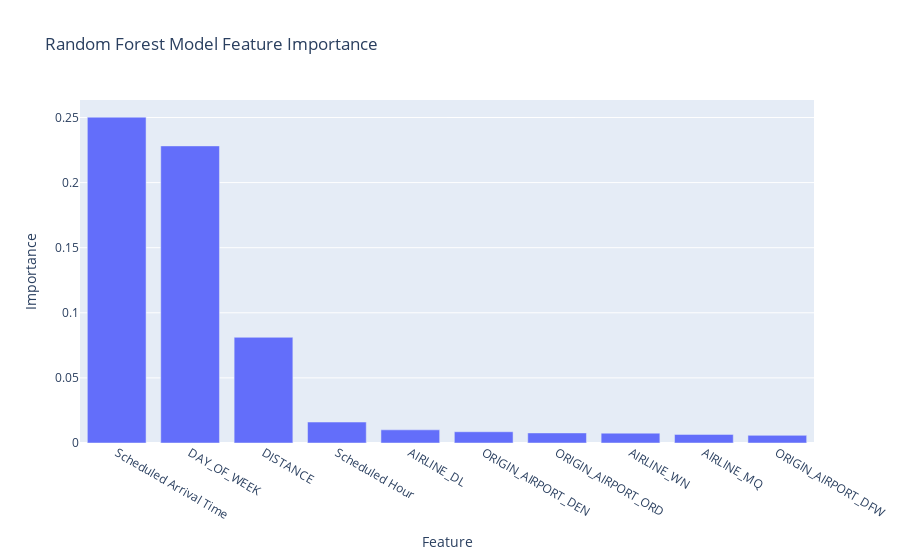

Notebook code cell kept with this figure:
### Code cell
# Limit it to top ten
rfm_fig = px.bar(rfm_df.head(10), x='Feature', y='Importance',
                title='Random Forest Model Feature Importance')

# Show user
rfm_fig.show()

### Figure 1 — Plotly figure (JSON) as saved in the notebook; plotly's stock layout.template omitted (floating-point values rounded to 4 significant figures)
{"data": [{"hovertemplate": "Feature=%{x}<br>Importance=%{y}<extra></extra>", "legendgroup": "", "marker": {"color": "#636efa", "pattern": {"shape": ""}}, "name": "", "orientation": "v", "showlegend": false, "textposition": "auto", "type": "bar", "x": ["Scheduled Arrival Time", "DAY_OF_WEEK", "DISTANCE", "Scheduled Hour", "AIRLINE_DL", "ORIGIN_AIRPORT_DEN", "ORIGIN_AIRPORT_ORD", "AIRLINE_WN", "AIRLINE_MQ", "ORIGIN_AIRPORT_DFW"], "xaxis": "x", "y": [0.2503, 0.2282, 0.08118, 0.0161, 0.01011, 0.00865, 0.007737, 0.007563, 0.006609, 0.005868], "yaxis": "y"}], "layout": {"barmode": "relative", "legend": {"tracegroupgap": 0}, "title": {"text": "Random Forest Model Feature Importance"}, "xaxis": {"anchor": "y", "domain": [0, 1], "title": {"text": "Feature"}}, "yaxis": {"anchor": "x", "domain": [0, 1], "title": {"text": "Importance"}}}}
